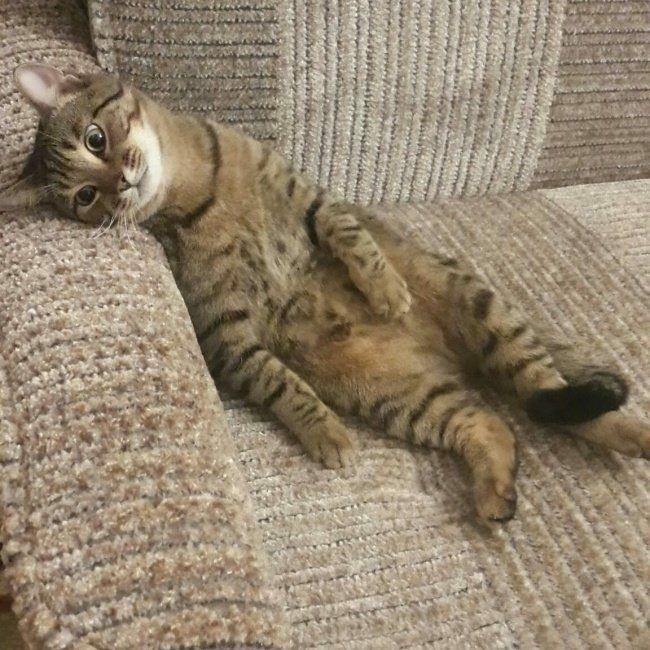
#> input picture Laboratorium 2-20241005/Lab2_teoria/teoria/kotek.jpg, 650 x 650 px
$ jupyter execute filtracja.ipynb
#> lines starting #> are read from the running program, lines starting #| are printed output that depends on the picture
Celem przykładu jest prezentacja podstawowych możliwości pracy na obrazach cyfrowych, przy wykorzystaniu biblioteki OpenCV : ładowanie i wyświetlanie obrazu; filtracja prostym filtrem uśredniającym

[cell 1]
import cv2
import numpy as np

from PIL import Image

[cell 2]
img = cv2.imread('kotek.jpg', cv2.IMREAD_COLOR)
#> img is the input picture: shape (650, 650, 3); mean B, G, R 111.3, 132.9, 148
img = img[0:300, 0:200, :].transpose((1,0,2))
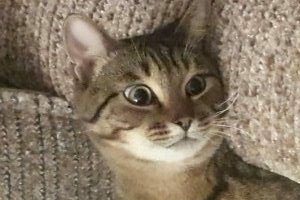
#> img: shape (200, 300, 3); mean B, G, R 100.4, 119.6, 134.4

# oryginalny zapis składowych obrazu to BGR, do prezentacji należy odwrócić do RGB
img = cv2.cvtColor(img, cv2.COLOR_BGR2RGB)

# do wyświetlania korzystamy z PIL.Image (zamiast cv2.imshow, które nie jest przeznaczone do użycia w Jupyterze)
Image.fromarray(img)

Dokumentacja użytej w przykładzie funkcji filtrującej: https://docs.opencv.org/4.5.3/d4/d86/group__imgproc__filter.html#ga27c049795ce870216ddfb366086b5a04

[cell 3]
# maska filtru jako macierz 3x3 samych jedynek, wartość norm. = 9
kernel_blur = np.ones((3, 3), np.float32) / 9

# filtracja przy wykorzystaniu odpowiedniej metody biblioteki OpenCV
Output_image1 = cv2.filter2D(src=img, ddepth=-1, kernel=kernel_blur)

Image.fromarray(Output_image1)
